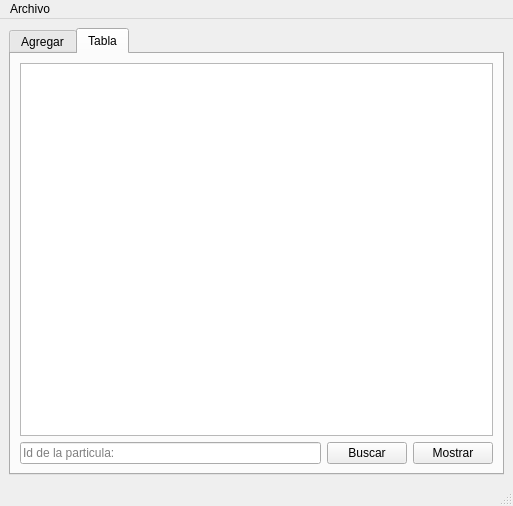
<?xml version="1.0" encoding="UTF-8"?>
<ui version="4.0">
 <class>MainWindow</class>
 <widget class="QMainWindow" name="MainWindow">
  <property name="geometry">
   <rect>
    <x>0</x>
    <y>0</y>
    <width>513</width>
    <height>471</height>
   </rect>
  </property>
  <property name="cursor">
   <cursorShape>ArrowCursor</cursorShape>
  </property>
  <property name="windowTitle">
   <string>MainWindow</string>
  </property>
  <property name="documentMode">
   <bool>false</bool>
  </property>
  <widget class="QWidget" name="centralwidget">
   <layout class="QGridLayout" name="gridLayout_3">
    <item row="0" column="0">
     <widget class="QTabWidget" name="tabWidget">
      <property name="currentIndex">
       <number>1</number>
      </property>
      <widget class="QWidget" name="tab">
       <attribute name="title">
        <string>Agregar</string>
       </attribute>
       <layout class="QGridLayout" name="gridLayout_2">
        <item row="0" column="0">
         <widget class="QGroupBox" name="groupBox">
          <property name="title">
           <string>Capturador de partículas</string>
          </property>
          <layout class="QGridLayout" name="gridLayout">
           <item row="11" column="0" colspan="2">
            <widget class="QPushButton" name="agregar_final_pushButton">
             <property name="text">
              <string>Agregar al final</string>
             </property>
            </widget>
           </item>
           <item row="8" column="0">
            <widget class="QLabel" name="label_9">
             <property name="text">
              <string>Green:</string>
             </property>
            </widget>
           </item>
           <item row="10" column="0" colspan="2">
            <widget class="QPushButton" name="agregar_inicio_pushButton">
             <property name="text">
              <string>Agregar al inicio</string>
             </property>
            </widget>
           </item>
           <item row="2" column="0">
            <widget class="QLabel" name="label_3">
             <property name="text">
              <string>Origen en y:</string>
             </property>
            </widget>
           </item>
           <item row="4" column="1">
            <widget class="QSpinBox" name="destino_y_spinBox">
             <property name="maximum">
              <number>500</number>
             </property>
            </widget>
           </item>
           <item row="1" column="0">
            <widget class="QLabel" name="label_2">
             <property name="text">
              <string>Origen en x:</string>
             </property>
            </widget>
           </item>
           <item row="6" column="0">
            <widget class="QLabel" name="label_7">
             <property name="text">
              <string>Color ( RGB)</string>
             </property>
            </widget>
           </item>
           <item row="0" column="0">
            <widget class="QLabel" name="label">
             <property name="text">
              <string>ID:</string>
             </property>
            </widget>
           </item>
           <item row="9" column="0">
            <widget class="QLabel" name="label_10">
             <property name="text">
              <string>Blue:</string>
             </property>
            </widget>
           </item>
           <item row="12" column="0" colspan="2">
            <widget class="QPushButton" name="mostrar_pushButton">
             <property name="text">
              <string>Mostrar</string>
             </property>
            </widget>
           </item>
           <item row="2" column="1">
            <widget class="QSpinBox" name="origen_y_spinBox">
             <property name="maximum">
              <number>500</number>
             </property>
            </widget>
           </item>
           <item row="7" column="1">
            <widget class="QSpinBox" name="red_spinBox">
             <property name="enabled">
              <bool>true</bool>
             </property>
             <property name="maximum">
              <number>255</number>
             </property>
            </widget>
           </item>
           <item row="1" column="1">
            <widget class="QSpinBox" name="origen_x_spinBox">
             <property name="maximum">
              <number>500</number>
             </property>
            </widget>
           </item>
           <item row="7" column="0">
            <widget class="QLabel" name="label_8">
             <property name="text">
              <string>Red:</string>
             </property>
            </widget>
           </item>
           <item row="8" column="1">
            <widget class="QSpinBox" name="green_spinBox">
             <property name="maximum">
              <number>255</number>
             </property>
            </widget>
           </item>
           <item row="9" column="1">
            <widget class="QSpinBox" name="blue_spinBox">
             <property name="maximum">
              <number>255</number>
             </property>
            </widget>
           </item>
           <item row="5" column="1">
            <widget class="QSpinBox" name="velocidad_spinBox">
             <property name="maximum">
              <number>500</number>
             </property>
            </widget>
           </item>
           <item row="3" column="0">
            <widget class="QLabel" name="label_4">
             <property name="text">
              <string>Destino en x:</string>
             </property>
            </widget>
           </item>
           <item row="3" column="1">
            <widget class="QSpinBox" name="destino_x_spinBox">
             <property name="maximum">
              <number>500</number>
             </property>
            </widget>
           </item>
           <item row="5" column="0">
            <widget class="QLabel" name="label_6">
             <property name="text">
              <string>Velocidad:</string>
             </property>
            </widget>
           </item>
           <item row="4" column="0">
            <widget class="QLabel" name="label_5">
             <property name="text">
              <string>Destino en y:</string>
             </property>
            </widget>
           </item>
           <item row="0" column="1">
            <widget class="QLineEdit" name="id_lineEdit"/>
           </item>
          </layout>
         </widget>
        </item>
        <item row="0" column="1">
         <widget class="QPlainTextEdit" name="cuadro"/>
        </item>
       </layout>
      </widget>
      <widget class="QWidget" name="tab_2">
       <attribute name="title">
        <string>Tabla</string>
       </attribute>
       <layout class="QGridLayout" name="gridLayout_4">
        <item row="0" column="0" colspan="3">
         <widget class="QTableWidget" name="tabla"/>
        </item>
        <item row="1" column="0">
         <widget class="QLineEdit" name="buscar_lineEdit">
          <property name="placeholderText">
           <string>Id de la particula:</string>
          </property>
         </widget>
        </item>
        <item row="1" column="1">
         <widget class="QPushButton" name="buscar_pushButton">
          <property name="text">
           <string>Buscar</string>
          </property>
         </widget>
        </item>
        <item row="1" column="2">
         <widget class="QPushButton" name="mostrar_tabla_pushButton">
          <property name="text">
           <string>Mostrar</string>
          </property>
         </widget>
        </item>
       </layout>
      </widget>
     </widget>
    </item>
   </layout>
  </widget>
  <widget class="QMenuBar" name="menubar">
   <property name="geometry">
    <rect>
     <x>0</x>
     <y>0</y>
     <width>513</width>
     <height>21</height>
    </rect>
   </property>
   <widget class="QMenu" name="menuGuardar">
    <property name="title">
     <string>Archivo</string>
    </property>
    <addaction name="actionAbrir"/>
    <addaction name="actionGuardar"/>
   </widget>
   <addaction name="menuGuardar"/>
  </widget>
  <widget class="QStatusBar" name="statusbar"/>
  <action name="actionAbrir">
   <property name="text">
    <string>Abrir</string>
   </property>
   <property name="shortcut">
    <string>Ctrl+O</string>
   </property>
  </action>
  <action name="actionGuardar">
   <property name="text">
    <string>Guardar</string>
   </property>
   <property name="shortcut">
    <string>Ctrl+S</string>
   </property>
  </action>
 </widget>
 <resources/>
 <connections/>
</ui>
